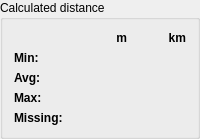
          <widget class="QGroupBox" name="groupBox_27">
           <property name="title">
            <string>Calculated distance</string>
           </property>
           <layout class="QGridLayout" name="gridLayout_28">
            <item row="2" column="0">
             <widget class="QLabel" name="label_151">
              <property name="font">
               <font>
                <bold>true</bold>
               </font>
              </property>
              <property name="text">
               <string>Avg:</string>
              </property>
             </widget>
            </item>
            <item row="3" column="1">
             <widget class="QLabel" name="labelCalculatedDistanceMaxM">
              <property name="text">
               <string/>
              </property>
              <property name="alignment">
               <set>Qt::AlignRight|Qt::AlignTrailing|Qt::AlignVCenter</set>
              </property>
             </widget>
            </item>
            <item row="1" column="0">
             <widget class="QLabel" name="label_152">
              <property name="font">
               <font>
                <bold>true</bold>
               </font>
              </property>
              <property name="text">
               <string>Min:</string>
              </property>
             </widget>
            </item>
            <item row="3" column="0">
             <widget class="QLabel" name="label_153">
              <property name="font">
               <font>
                <bold>true</bold>
               </font>
              </property>
              <property name="text">
               <string>Max:</string>
              </property>
             </widget>
            </item>
            <item row="0" column="2">
             <widget class="QLabel" name="label_154">
              <property name="font">
               <font>
                <bold>true</bold>
               </font>
              </property>
              <property name="text">
               <string>km</string>
              </property>
              <property name="alignment">
               <set>Qt::AlignRight|Qt::AlignTrailing|Qt::AlignVCenter</set>
              </property>
             </widget>
            </item>
            <item row="0" column="1">
             <widget class="QLabel" name="label_155">
              <property name="font">
               <font>
                <bold>true</bold>
               </font>
              </property>
              <property name="text">
               <string>m</string>
              </property>
              <property name="alignment">
               <set>Qt::AlignRight|Qt::AlignTrailing|Qt::AlignVCenter</set>
              </property>
             </widget>
            </item>
            <item row="2" column="1">
             <widget class="QLabel" name="labelCalculatedDistanceAvgM">
              <property name="text">
               <string/>
              </property>
              <property name="alignment">
               <set>Qt::AlignRight|Qt::AlignTrailing|Qt::AlignVCenter</set>
              </property>
             </widget>
            </item>
            <item row="1" column="1">
             <widget class="QLabel" name="labelCalculatedDistanceMinM">
              <property name="text">
               <string/>
              </property>
              <property name="alignment">
               <set>Qt::AlignRight|Qt::AlignTrailing|Qt::AlignVCenter</set>
              </property>
             </widget>
            </item>
            <item row="2" column="2">
             <widget class="QLabel" name="labelCalculatedDistanceAvgKM">
              <property name="text">
               <string/>
              </property>
              <property name="alignment">
               <set>Qt::AlignRight|Qt::AlignTrailing|Qt::AlignVCenter</set>
              </property>
             </widget>
            </item>
            <item row="3" column="2">
             <widget class="QLabel" name="labelCalculatedDistanceMaxKM">
              <property name="text">
               <string/>
              </property>
              <property name="alignment">
               <set>Qt::AlignRight|Qt::AlignTrailing|Qt::AlignVCenter</set>
              </property>
             </widget>
            </item>
            <item row="1" column="2">
             <widget class="QLabel" name="labelCalculatedDistanceMinKM">
              <property name="text">
               <string/>
              </property>
              <property name="alignment">
               <set>Qt::AlignRight|Qt::AlignTrailing|Qt::AlignVCenter</set>
              </property>
             </widget>
            </item>
            <item row="4" column="0">
             <widget class="QLabel" name="label_156">
              <property name="font">
               <font>
                <bold>true</bold>
               </font>
              </property>
              <property name="text">
               <string>Missing:</string>
              </property>
             </widget>
            </item>
            <item row="4" column="1" colspan="2">
             <widget class="QLabel" name="labelCalculatedDistanceMissing">
              <property name="text">
               <string/>
              </property>
              <property name="alignment">
               <set>Qt::AlignRight|Qt::AlignTrailing|Qt::AlignVCenter</set>
              </property>
             </widget>
            </item>
           </layout>
          </widget>
